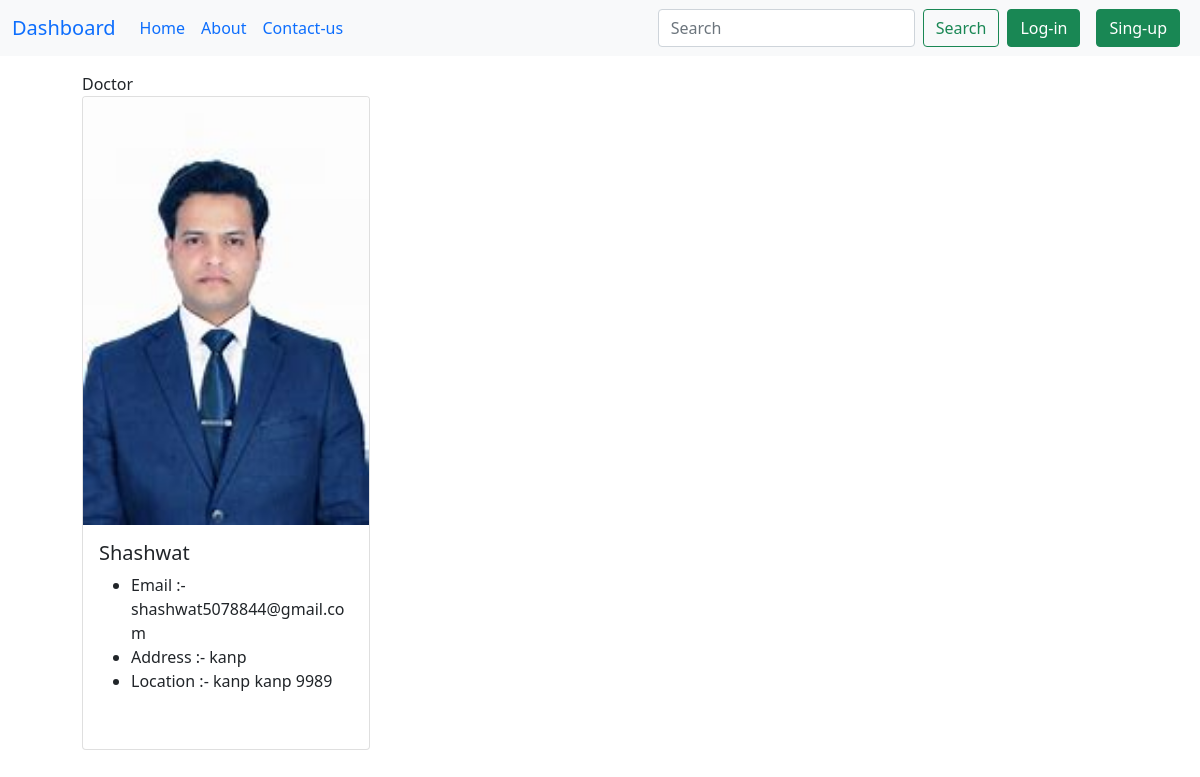
The app's page /slug/685f4b16-941e-4c51-9fde-aee394ee1375 with its own data.
### account/models.py (models this page shows)
class BaseModel(models.Model):
    uid = models.UUIDField(default = uuid.uuid4, editable = False, primary_key = True)
    create_at = models.DateTimeField(auto_now_add = True)
    updated_at = models.DateTimeField(auto_now_add = True)
    class Meta:
        abstract = True

class detail(BaseModel):
    type = models.CharField(max_length = 70)
    fname = models.CharField(max_length = 50)
    lname = models.CharField(max_length = 50)
    profile_pic = models.ImageField(upload_to = 'images')
    username  = models.CharField(max_length = 50)
    email = models.EmailField()
    password = models.CharField(max_length = 50)
    address = models.CharField(max_length = 50)
    city = models.CharField(max_length = 50)
    state = models.CharField(max_length = 50)
    pincode = models.CharField(max_length = 50)
    def __str__(self):
       return self.fname

### home/views.py (the view)
# urls.py: path("slug/<uid>",views.slug, name='slug')
def slug(request,uid):
    obj = detail.objects.filter(uid = uid)
    print(obj)
    data = {
        'obj':obj
    }
    return render(request,'slug.html',data)

### template/slug.html (shortened to what this page needs)
{% extends 'base.html' %}
{% block body %}
    <div class="container">
        <div class="container px-4">
            <div class="row gx-5">
                <div class="col">
                    <div class="p-3">
                        {% for i in obj %}
                        {{i.type}}
                        <div class="card" style="width: 18rem;">
                            <img src="/media/{{i.profile_pic}}" width="70%" class="card-img-top" alt="...">
                            <div class="card-body">
                                <h5 class="card-title">{{i.fname}}</h5>
                                <ul>
                                    <li><p class="card-text">Email :- {{i.email}}</p></li>
                                    <li><p class="card-text">Address :- {{i.address}}</p></li>
                                    <li><p class="card-text">Location :- {{i.city}} {{i.state}} {{i.pincode}}</p></li>
                                  </ul>
                        <br>
                        {% endfor %}
                    </div>
                </div>
            </div>
        </div>
    </div>
    </div>
    {% endblock %}

### records on screen
detail: type "Doctor", profile_pic (picture), fname "Shashwat", email "shashwat5078844@gmail.com", address "kanp", city "kanp", state "kanp", pincode "9989"
